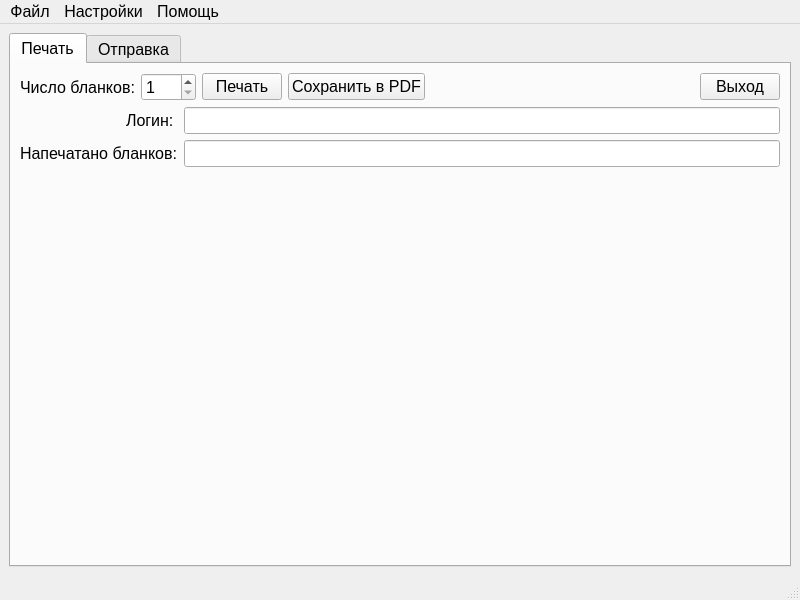
<?xml version="1.0" encoding="UTF-8"?>
<ui version="4.0">
 <class>MainWidgetSingleUser</class>
 <widget class="QMainWindow" name="MainWidgetSingleUser">
  <property name="geometry">
   <rect>
    <x>0</x>
    <y>0</y>
    <width>800</width>
    <height>600</height>
   </rect>
  </property>
  <property name="font">
   <font>
    <pointsize>12</pointsize>
   </font>
  </property>
  <property name="windowTitle">
   <string>Генератор бланков v%1</string>
  </property>
  <widget class="QWidget" name="centralwidget">
   <layout class="QVBoxLayout" name="verticalLayout_7">
    <item>
     <widget class="QTabWidget" name="tabWidget">
      <property name="currentIndex">
       <number>0</number>
      </property>
      <widget class="QWidget" name="printTab">
       <attribute name="title">
        <string>Печать</string>
       </attribute>
       <layout class="QVBoxLayout" name="verticalLayout_5">
        <item>
         <layout class="QHBoxLayout" name="horizontalLayout_3">
          <item>
           <widget class="QLabel" name="label">
            <property name="text">
             <string>Число бланков:</string>
            </property>
           </widget>
          </item>
          <item>
           <widget class="QSpinBox" name="pagesPerStudentSpinBox">
            <property name="minimum">
             <number>1</number>
            </property>
            <property name="maximum">
             <number>100</number>
            </property>
           </widget>
          </item>
          <item>
           <widget class="QPushButton" name="printButton">
            <property name="text">
             <string>Печать</string>
            </property>
           </widget>
          </item>
          <item>
           <widget class="QPushButton" name="printPdfButton">
            <property name="text">
             <string>Сохранить в PDF</string>
            </property>
           </widget>
          </item>
          <item>
           <spacer name="horizontalSpacer_5">
            <property name="orientation">
             <enum>Qt::Horizontal</enum>
            </property>
            <property name="sizeHint" stdset="0">
             <size>
              <width>40</width>
              <height>20</height>
             </size>
            </property>
           </spacer>
          </item>
          <item>
           <widget class="QPushButton" name="exitButton">
            <property name="text">
             <string>Выход</string>
            </property>
           </widget>
          </item>
         </layout>
        </item>
        <item>
         <spacer name="verticalSpacer">
          <property name="orientation">
           <enum>Qt::Vertical</enum>
          </property>
          <property name="sizeType">
           <enum>QSizePolicy::Fixed</enum>
          </property>
          <property name="sizeHint" stdset="0">
           <size>
            <width>0</width>
            <height>0</height>
           </size>
          </property>
         </spacer>
        </item>
        <item>
         <layout class="QFormLayout" name="formLayout">
          <property name="labelAlignment">
           <set>Qt::AlignRight|Qt::AlignTrailing|Qt::AlignVCenter</set>
          </property>
          <item row="0" column="0">
           <widget class="QLabel" name="label_2">
            <property name="text">
             <string>Логин: </string>
            </property>
           </widget>
          </item>
          <item row="0" column="1">
           <widget class="QLineEdit" name="loginEdit1">
            <property name="readOnly">
             <bool>true</bool>
            </property>
           </widget>
          </item>
          <item row="1" column="0">
           <widget class="QLabel" name="label_4">
            <property name="text">
             <string>Напечатано бланков:</string>
            </property>
           </widget>
          </item>
          <item row="1" column="1">
           <widget class="QLineEdit" name="pageCountEdit1">
            <property name="readOnly">
             <bool>true</bool>
            </property>
           </widget>
          </item>
         </layout>
        </item>
        <item>
         <spacer name="verticalSpacer_2">
          <property name="orientation">
           <enum>Qt::Vertical</enum>
          </property>
          <property name="sizeHint" stdset="0">
           <size>
            <width>20</width>
            <height>40</height>
           </size>
          </property>
         </spacer>
        </item>
       </layout>
      </widget>
      <widget class="QWidget" name="sendTab">
       <attribute name="title">
        <string>Отправка</string>
       </attribute>
       <layout class="QVBoxLayout" name="verticalLayout_3">
        <item>
         <layout class="QVBoxLayout" name="verticalLayout_4" stretch="0,0,1">
          <item>
           <layout class="QHBoxLayout" name="horizontalLayout_2">
            <item>
             <widget class="QPushButton" name="addScansButton">
              <property name="text">
               <string>Добавить бланки</string>
              </property>
             </widget>
            </item>
            <item>
             <widget class="QPushButton" name="removeScansButton">
              <property name="text">
               <string>Удалить выделенные</string>
              </property>
             </widget>
            </item>
            <item>
             <widget class="QPushButton" name="sendScansButton">
              <property name="text">
               <string>Отправить все загруженные бланки</string>
              </property>
             </widget>
            </item>
            <item>
             <spacer name="horizontalSpacer">
              <property name="orientation">
               <enum>Qt::Horizontal</enum>
              </property>
              <property name="sizeHint" stdset="0">
               <size>
                <width>40</width>
                <height>20</height>
               </size>
              </property>
             </spacer>
            </item>
            <item>
             <widget class="QPushButton" name="exitButton_2">
              <property name="text">
               <string>Выход</string>
              </property>
             </widget>
            </item>
           </layout>
          </item>
          <item>
           <layout class="QFormLayout" name="formLayout_3">
            <property name="labelAlignment">
             <set>Qt::AlignRight|Qt::AlignTrailing|Qt::AlignVCenter</set>
            </property>
            <property name="formAlignment">
             <set>Qt::AlignLeading|Qt::AlignLeft|Qt::AlignTop</set>
            </property>
            <item row="1" column="0">
             <widget class="QLabel" name="label_5">
              <property name="text">
               <string>Логин:</string>
              </property>
             </widget>
            </item>
            <item row="1" column="1">
             <widget class="QLineEdit" name="loginEdit2">
              <property name="readOnly">
               <bool>true</bool>
              </property>
             </widget>
            </item>
            <item row="2" column="0">
             <widget class="QLabel" name="label_6">
              <property name="text">
               <string>Напечатано бланков:</string>
              </property>
             </widget>
            </item>
            <item row="2" column="1">
             <widget class="QLineEdit" name="pageCountEdit2">
              <property name="readOnly">
               <bool>true</bool>
              </property>
             </widget>
            </item>
            <item row="3" column="0">
             <widget class="QLabel" name="label_7">
              <property name="text">
               <string>Загружено бланков:</string>
              </property>
             </widget>
            </item>
            <item row="3" column="1">
             <widget class="QLineEdit" name="scanCountEdit2">
              <property name="readOnly">
               <bool>true</bool>
              </property>
             </widget>
            </item>
            <item row="0" column="0">
             <widget class="QLabel" name="label_3">
              <property name="text">
               <string>Адрес отправки:</string>
              </property>
             </widget>
            </item>
            <item row="0" column="1">
             <widget class="QLabel" name="sendAddressLabel">
              <property name="text">
               <string/>
              </property>
             </widget>
            </item>
           </layout>
          </item>
          <item>
           <layout class="QHBoxLayout" name="horizontalLayout_5" stretch="0">
            <item>
             <widget class="QSplitter" name="splitter">
              <property name="orientation">
               <enum>Qt::Horizontal</enum>
              </property>
              <property name="childrenCollapsible">
               <bool>false</bool>
              </property>
              <widget class="QTreeView" name="scanView">
               <property name="alternatingRowColors">
                <bool>true</bool>
               </property>
               <property name="rootIsDecorated">
                <bool>false</bool>
               </property>
              </widget>
             </widget>
            </item>
           </layout>
          </item>
         </layout>
        </item>
       </layout>
      </widget>
     </widget>
    </item>
   </layout>
  </widget>
  <widget class="QMenuBar" name="menubar">
   <property name="geometry">
    <rect>
     <x>0</x>
     <y>0</y>
     <width>800</width>
     <height>21</height>
    </rect>
   </property>
   <widget class="QMenu" name="menu">
    <property name="title">
     <string>Файл</string>
    </property>
    <addaction name="exitAction"/>
   </widget>
   <widget class="QMenu" name="menu_2">
    <property name="title">
     <string>Помощь</string>
    </property>
    <addaction name="helpAction"/>
    <addaction name="separator"/>
    <addaction name="aboutAction"/>
   </widget>
   <widget class="QMenu" name="menu_3">
    <property name="title">
     <string>Настройки</string>
    </property>
    <addaction name="proxySettingsAction"/>
   </widget>
   <addaction name="menu"/>
   <addaction name="menu_3"/>
   <addaction name="menu_2"/>
  </widget>
  <widget class="QStatusBar" name="statusbar"/>
  <action name="exitAction">
   <property name="text">
    <string>Выход</string>
   </property>
  </action>
  <action name="helpAction">
   <property name="text">
    <string>Помощь</string>
   </property>
  </action>
  <action name="aboutAction">
   <property name="text">
    <string>О программе</string>
   </property>
  </action>
  <action name="proxySettingsAction">
   <property name="text">
    <string>Настройки прокси-сервера</string>
   </property>
  </action>
 </widget>
 <resources/>
 <connections>
  <connection>
   <sender>exitAction</sender>
   <signal>triggered()</signal>
   <receiver>MainWidgetSingleUser</receiver>
   <slot>close()</slot>
   <hints>
    <hint type="sourcelabel">
     <x>-1</x>
     <y>-1</y>
    </hint>
    <hint type="destinationlabel">
     <x>290</x>
     <y>272</y>
    </hint>
   </hints>
  </connection>
  <connection>
   <sender>exitButton</sender>
   <signal>clicked()</signal>
   <receiver>MainWidgetSingleUser</receiver>
   <slot>close()</slot>
   <hints>
    <hint type="sourcelabel">
     <x>291</x>
     <y>503</y>
    </hint>
    <hint type="destinationlabel">
     <x>290</x>
     <y>272</y>
    </hint>
   </hints>
  </connection>
  <connection>
   <sender>exitButton_2</sender>
   <signal>clicked()</signal>
   <receiver>MainWidgetSingleUser</receiver>
   <slot>close()</slot>
   <hints>
    <hint type="sourcelabel">
     <x>738</x>
     <y>82</y>
    </hint>
    <hint type="destinationlabel">
     <x>399</x>
     <y>299</y>
    </hint>
   </hints>
  </connection>
 </connections>
</ui>
